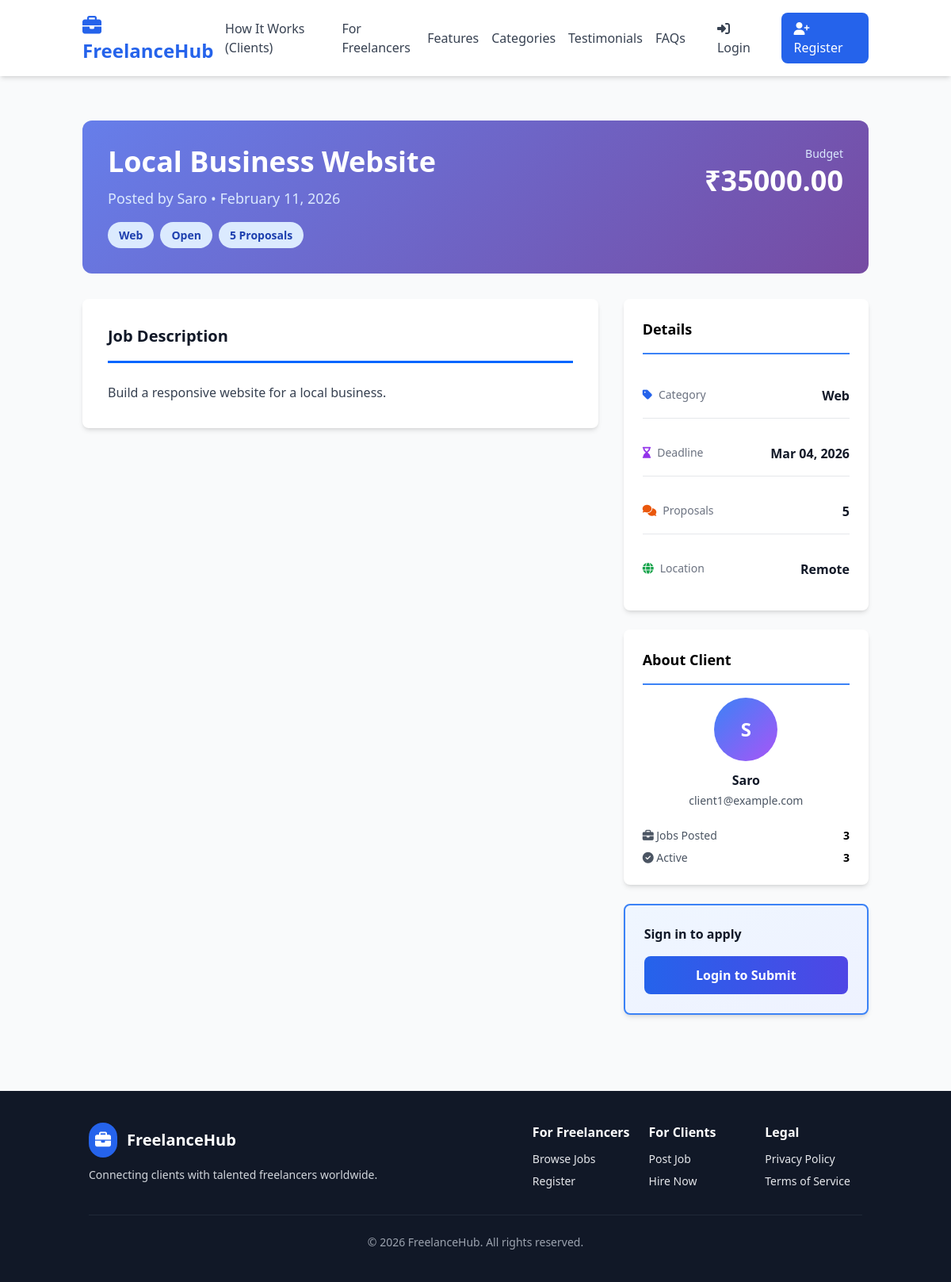
/job/1, run on the app's committed database.
### models.py (models this page shows, shortened)
class Job(db.Model):
    __tablename__ = 'jobs'
    id = db.Column(db.Integer, primary_key=True)
    client_id = db.Column(db.Integer, db.ForeignKey('users.id'), nullable=False, index=True)
    title = db.Column(db.String(200), nullable=False)
    description = db.Column(db.Text, nullable=False)
    budget = db.Column(db.Float, nullable=False)
    category = db.Column(db.String(50), nullable=False)  # web, mobile, design, writing, etc
    deadline = db.Column(db.DateTime, nullable=False)
    status = db.Column(db.String(20), default='open')  # open, in_progress, completed, cancelled
    accepted_bid_id = db.Column(db.Integer, db.ForeignKey('bids.id'), nullable=True)
    created_at = db.Column(db.DateTime, default=datetime.utcnow)
    updated_at = db.Column(db.DateTime, default=datetime.utcnow, onupdate=datetime.utcnow)
    bids = db.relationship('Bid', backref='job', foreign_keys='Bid.job_id', cascade='all, delete-orphan')
    accepted_bid = db.relationship('Bid', uselist=False, foreign_keys='Job.accepted_bid_id')
    payment = db.relationship('Payment', uselist=False, backref='job', cascade='all, delete-orphan')
    work_submission = db.relationship('WorkSubmission', uselist=False, backref='job', cascade='all, delete-orphan')
    reviews = db.relationship('Review', backref='job', cascade='all, delete-orphan')

class User(UserMixin, db.Model):
    __tablename__ = 'users'
    id = db.Column(db.Integer, primary_key=True)
    name = db.Column(db.String(120), nullable=False)
    email = db.Column(db.String(120), unique=True, nullable=False, index=True)
    password_hash = db.Column(db.String(255), nullable=False)
    role = db.Column(db.String(20), nullable=False)  # 'client' or 'freelancer'
    created_at = db.Column(db.DateTime, default=datetime.utcnow)
    freelancer_profile = db.relationship('FreelancerProfile', uselist=False, backref='user', cascade='all, delete-orphan')
    jobs = db.relationship('Job', backref='client', foreign_keys='Job.client_id', cascade='all, delete-orphan')
    bids = db.relationship('Bid', backref='freelancer', cascade='all, delete-orphan')
    payments_as_client = db.relationship('Payment', foreign_keys='Payment.client_id', backref='client')
    payments_as_freelancer = db.relationship('Payment', foreign_keys='Payment.freelancer_id', backref='freelancer')
    reviews_given = db.relationship('Review', foreign_keys='Review.client_id', backref='client_reviewer')
    reviews_received = db.relationship('Review', foreign_keys='Review.freelancer_id', backref='freelancer_reviewed')

### app.py (the view)
    @app.route('/job/<int:job_id>')
    def job_detail(job_id):
        job = Job.query.get_or_404(job_id)
        bids = []
        if current_user.is_authenticated and job.client_id == current_user.id:
            bids = Bid.query.filter_by(job_id=job_id).order_by(Bid.created_at.desc()).all()
        user_bids = []
        if current_user.is_authenticated and current_user.is_freelancer():
            user_bids = Bid.query.filter_by(job_id=job_id, freelancer_id=current_user.id).order_by(Bid.created_at.desc()).all()
        work_submission = job.work_submission
        reviews = job.reviews
        return render_template('job-detail.html', job=job, bids=bids, user_bids=user_bids, work_submission=work_submission, reviews=reviews)

### templates/job-detail.html (shortened to what this page needs)
{% extends "base.html" %}
{% block content %}
{% if not job %}
<div class="text-center py-12">
    <p class="text-gray-600">Job not found.</p>
    <a href="{{ url_for('browse_jobs') }}" class="text-blue-600 hover:underline">Browse Jobs</a>
</div>
{% else %}
<div class="max-w-6xl mx-auto">
    <div class="job-header">
        <div class="flex justify-between items-start mb-4">
            <div class="flex-1">
                <h1 class="text-4xl font-bold mb-3">{{ job.title }}</h1>
                <p class="text-blue-100 text-lg">Posted by {{ job.client.name }} • {{ job.created_at.strftime('%B %d, %Y') }}</p>
            </div>
            <div class="text-right">
                <p class="text-blue-100 text-sm mb-1">Budget</p>
                <p class="text-4xl font-bold">₹{{ "%.2f"|format(job.budget) }}</p>
            </div>
        </div>
        <div class="flex flex-wrap gap-2">
            <span class="badge badge-open">{{ job.category|capitalize }}</span>
            <span class="badge {% if job.status == 'open' %}badge-open{% elif job.status == 'in_progress' %}badge-in-progress{% else %}badge-completed{% endif %}">{{ job.status|capitalize }}</span>
            <span class="badge badge-open">{{ job.bids|length }} Proposals</span>
        </div>
    </div>
    <div class="grid md:grid-cols-3 gap-8">
        <div class="md:col-span-2 space-y-8">
            <div class="bg-white rounded-lg shadow-md p-8">
                <h2 class="section-title">Job Description</h2>
                <p class="text-gray-700 leading-relaxed whitespace-pre-wrap">{{ job.description }}</p>
            </div>
        </div>
        <div class="space-y-6">
            <div class="bg-white rounded-lg shadow-md p-6">
                <h3 class="text-lg font-bold mb-6 pb-4 border-b-2 border-blue-500">Details</h3>
                <div class="space-y-4">
                    <div class="info-row">
                        <span class="info-label"><i class="fas fa-tag text-blue-600 mr-2"></i>Category</span>
                        <span class="info-value">{{ job.category|capitalize }}</span>
                    </div>
                    <div class="info-row">
                        <span class="info-label"><i class="fas fa-hourglass-end text-purple-600 mr-2"></i>Deadline</span>
                        <span class="info-value">{{ job.deadline.strftime('%b %d, %Y') }}</span>
                    </div>
                    <div class="info-row">
                        <span class="info-label"><i class="fas fa-comments text-orange-600 mr-2"></i>Proposals</span>
                        <span class="info-value">{{ job.bids|length }}</span>
                    </div>
                    <div class="info-row">
                        <span class="info-label"><i class="fas fa-globe text-green-600 mr-2"></i>Location</span>
                        <span class="info-value">Remote</span>
                    </div>
                </div>
            </div>
            <div class="bg-white rounded-lg shadow-md p-6">
                <h3 class="text-lg font-bold mb-4 pb-4 border-b-2 border-blue-500">About Client</h3>
                <div class="text-center">
                    <div class="w-20 h-20 bg-gradient-to-br from-blue-500 to-purple-500 rounded-full flex items-center justify-center text-white text-2xl font-bold mx-auto mb-3">
                        {{ job.client.name[0] }}
                    </div>
                    <p class="font-bold text-gray-900">{{ job.client.name }}</p>
                    <p class="text-sm text-gray-600 mt-1">{{ job.client.email }}</p>
                </div>
                <div class="mt-6 space-y-2 text-sm">
                    <div class="flex justify-between items-center">
                        <span class="text-gray-600"><i class="fas fa-briefcase"></i> Jobs Posted</span>
                        <span class="font-bold">{{ job.client.jobs|length }}</span>
                    </div>
                    <div class="flex justify-between items-center">
                        <span class="text-gray-600"><i class="fas fa-check-circle"></i> Active</span>
                        <span class="font-bold">{{ job.client.jobs|selectattr('status', 'equalto', 'open')|list|length }}</span>
                    </div>
                </div>
            </div>
            {% if current_user.is_authenticated and current_user.is_freelancer() %}
                {% if user_bids %}
                    <div class="bg-gradient-to-br from-green-50 to-emerald-50 rounded-lg shadow-md p-6 border-2 border-green-500">
                        <h3 class="font-bold text-green-700 mb-4">✓ Your Proposals</h3>
                        <div class="space-y-3">
                            {% for bid in user_bids %}
                                <div class="bg-white p-3 rounded-lg border-l-4 border-green-500">
                                    <div class="flex justify-between">
                                        <div>
                                            <p class="font-bold text-gray-900">₹{{ "%.2f"|format(bid.amount) }}</p>
                                            <p class="text-xs text-gray-600">{{ bid.delivery_days }} days</p>
                                        </div>
                                        <span class="text-xs px-2 py-1 rounded-full {% if bid.status == 'accepted' %}bg-green-200 text-green-800{% elif bid.status == 'rejected' %}bg-red-200 text-red-800{% else %}bg-yellow-200 text-yellow-800{% endif %} font-semibold">
                                            {{ bid.status|capitalize }}
                                        </span>
                                    </div>
                                </div>
                            {% endfor %}
                        </div>
                        {% if job.status == 'open' %}
                            <a href="#bid-form" class="block text-center mt-4 bg-blue-600 text-white py-2 rounded-lg hover:bg-blue-700 font-semibold text-sm transition">
                                Update Proposal
                            </a>
                        {% endif %}
                    </div>
                {% elif job.status == 'open' %}
                    <div class="bg-gradient-to-br from-blue-50 to-indigo-50 rounded-lg shadow-md p-6 border-2 border-blue-500">
                        <p class="text-gray-900 font-bold mb-4">Ready to apply?</p>
                        <a href="#bid-form" class="block text-center bg-gradient-to-r from-blue-600 to-indigo-600 text-white py-3 rounded-lg hover:shadow-lg font-bold transition">
                            Submit Proposal
                        </a>
                    </div>
                {% else %}
                    <div class="bg-gray-100 rounded-lg shadow-md p-6 border border-gray-300">
                        <p class="text-gray-600 text-center text-sm">
                            <i class="fas fa-lock"></i> Job is no longer open
                        </p>
                    </div>
                {% endif %}
            {% elif not current_user.is_authenticated %}
                <div class="bg-gradient-to-br from-blue-50 to-indigo-50 rounded-lg shadow-md p-6 border-2 border-blue-500">
                    <p class="text-gray-900 font-bold mb-4">Sign in to apply</p>
                    <a href="{{ url_for('auth_login') }}" class="block text-center bg-gradient-to-r from-blue-600 to-indigo-600 text-white py-3 rounded-lg hover:shadow-lg font-bold transition">
                        Login to Submit
                    </a>
                </div>
            {% endif %}
        </div>
    </div>
</div>
{% endif %}
{% endblock %}

### templates/base.html (style rules this page uses)
body { font-family: 'Segoe UI', Tahoma, Geneva, Verdana, sans-serif; }

### templates/job-detail.html (style rules this page uses)
.job-header { background: linear-gradient(135deg, #667eea 0%, #764ba2 100%); color: white; border-radius: 12px; padding: 2rem; margin-bottom: 2rem; }
.section-title { font-size: 1.25rem; font-weight: 700; color: #111827; margin-bottom: 1.5rem; padding-bottom: 1rem; border-bottom: 3px solid #0066ff; }
.badge { display: inline-block; padding: 0.375rem 0.875rem; border-radius: 9999px; font-size: 0.875rem; font-weight: 600; }
.badge-open { background-color: #dbeafe; color: #1e40af; }
.info-row { display: flex; justify-content: space-between; padding: 1rem 0; border-bottom: 1px solid #e5e7eb; }
.info-row:last-child { border-bottom: none; }
.info-label { color: #6b7280; font-size: 0.875rem; font-weight: 500; }
.info-value { color: #111827; font-weight: 600; }

### data on the page
Job: title "Local Business Website", created_at "February 11, 2026", budget "35000.00", category "Web", status "Open", description "Build a responsive website for a local business.", deadline "Mar 04, 2026"
User: client.name "Saro", client "S", client.email "client1@example.com"

### other printed values
{{ job.bids|length }} "5"
{{ job.client.jobs|length }} "3"
{{ job.client.jobs|selectattr('status', 'equalto', 'open')|list|length }} "3"
